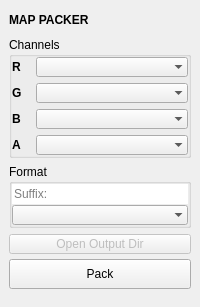
<?xml version="1.0" encoding="UTF-8"?>
<ui version="4.0">
 <class>QtUi</class>
 <widget class="QMainWindow" name="QtUi">
  <property name="enabled">
   <bool>true</bool>
  </property>
  <property name="geometry">
   <rect>
    <x>0</x>
    <y>0</y>
    <width>200</width>
    <height>307</height>
   </rect>
  </property>
  <property name="tabShape">
   <enum>QTabWidget::Triangular</enum>
  </property>
  <property name="dockNestingEnabled">
   <bool>true</bool>
  </property>
  <property name="dockOptions">
   <set>QMainWindow::AllowNestedDocks|QMainWindow::AllowTabbedDocks|QMainWindow::AnimatedDocks|QMainWindow::ForceTabbedDocks</set>
  </property>
  <widget class="QWidget" name="central_widget">
   <property name="minimumSize">
    <size>
     <width>200</width>
     <height>0</height>
    </size>
   </property>
   <layout class="QVBoxLayout" name="verticalLayout">
    <item>
     <layout class="QVBoxLayout" name="main_layout">
      <property name="spacing">
       <number>6</number>
      </property>
      <property name="sizeConstraint">
       <enum>QLayout::SetFixedSize</enum>
      </property>
      <item>
       <widget class="Header" name="header">
        <property name="minimumSize">
         <size>
          <width>0</width>
          <height>22</height>
         </size>
        </property>
        <property name="maximumSize">
         <size>
          <width>999</width>
          <height>22</height>
         </size>
        </property>
        <property name="font">
         <font>
          <weight>75</weight>
          <bold>true</bold>
         </font>
        </property>
        <property name="text">
         <string>MAP PACKER</string>
        </property>
       </widget>
      </item>
      <item>
       <widget class="QGroupBox" name="Formatting">
        <property name="title">
         <string>Channels</string>
        </property>
        <layout class="QGridLayout" name="gridLayout">
         <property name="leftMargin">
          <number>0</number>
         </property>
         <property name="topMargin">
          <number>0</number>
         </property>
         <property name="rightMargin">
          <number>0</number>
         </property>
         <property name="bottomMargin">
          <number>0</number>
         </property>
         <item row="2" column="1">
          <widget class="ComboBox" name="cmbB">
           <property name="minimumSize">
            <size>
             <width>0</width>
             <height>20</height>
            </size>
           </property>
           <property name="maximumSize">
            <size>
             <width>16777215</width>
             <height>20</height>
            </size>
           </property>
           <property name="toolTip">
            <string>&lt;html&gt;&lt;head/&gt;&lt;body&gt;&lt;p&gt;Specify the map to pack to the &lt;span style=&quot; font-weight:600;&quot;&gt;Blue Channel&lt;/span&gt;.&lt;/p&gt;&lt;/body&gt;&lt;/html&gt;</string>
           </property>
           <property name="maxVisibleItems">
            <number>30</number>
           </property>
           <property name="sizeAdjustPolicy">
            <enum>QComboBox::AdjustToContentsOnFirstShow</enum>
           </property>
           <property name="frame">
            <bool>false</bool>
           </property>
          </widget>
         </item>
         <item row="0" column="1">
          <widget class="ComboBox" name="cmbR">
           <property name="minimumSize">
            <size>
             <width>0</width>
             <height>20</height>
            </size>
           </property>
           <property name="maximumSize">
            <size>
             <width>16777215</width>
             <height>20</height>
            </size>
           </property>
           <property name="toolTip">
            <string>&lt;html&gt;&lt;head/&gt;&lt;body&gt;&lt;p&gt;Specify the map to pack to the &lt;span style=&quot; font-weight:600;&quot;&gt;Red Channel&lt;/span&gt;.&lt;/p&gt;&lt;/body&gt;&lt;/html&gt;</string>
           </property>
           <property name="maxVisibleItems">
            <number>30</number>
           </property>
           <property name="sizeAdjustPolicy">
            <enum>QComboBox::AdjustToContentsOnFirstShow</enum>
           </property>
           <property name="frame">
            <bool>false</bool>
           </property>
          </widget>
         </item>
         <item row="3" column="1">
          <widget class="ComboBox" name="cmbA">
           <property name="minimumSize">
            <size>
             <width>0</width>
             <height>20</height>
            </size>
           </property>
           <property name="maximumSize">
            <size>
             <width>16777215</width>
             <height>20</height>
            </size>
           </property>
           <property name="toolTip">
            <string>&lt;html&gt;&lt;head/&gt;&lt;body&gt;&lt;p&gt;Specify the map to pack to the &lt;span style=&quot; font-weight:600;&quot;&gt;Alpha Channel&lt;/span&gt;.&lt;/p&gt;&lt;/body&gt;&lt;/html&gt;</string>
           </property>
           <property name="maxVisibleItems">
            <number>30</number>
           </property>
           <property name="sizeAdjustPolicy">
            <enum>QComboBox::AdjustToContentsOnFirstShow</enum>
           </property>
           <property name="frame">
            <bool>false</bool>
           </property>
          </widget>
         </item>
         <item row="1" column="1">
          <widget class="ComboBox" name="cmbG">
           <property name="minimumSize">
            <size>
             <width>0</width>
             <height>20</height>
            </size>
           </property>
           <property name="maximumSize">
            <size>
             <width>16777215</width>
             <height>20</height>
            </size>
           </property>
           <property name="toolTip">
            <string>&lt;html&gt;&lt;head/&gt;&lt;body&gt;&lt;p&gt;Specify the map to pack to the &lt;span style=&quot; font-weight:600;&quot;&gt;Green Channel&lt;/span&gt;.&lt;/p&gt;&lt;/body&gt;&lt;/html&gt;</string>
           </property>
           <property name="maxVisibleItems">
            <number>30</number>
           </property>
           <property name="sizeAdjustPolicy">
            <enum>QComboBox::AdjustToContentsOnFirstShow</enum>
           </property>
           <property name="frame">
            <bool>false</bool>
           </property>
          </widget>
         </item>
         <item row="0" column="0">
          <widget class="QLabel" name="lblR">
           <property name="maximumSize">
            <size>
             <width>18</width>
             <height>16777215</height>
            </size>
           </property>
           <property name="font">
            <font>
             <weight>75</weight>
             <bold>true</bold>
            </font>
           </property>
           <property name="text">
            <string>R</string>
           </property>
          </widget>
         </item>
         <item row="1" column="0">
          <widget class="QLabel" name="lblG">
           <property name="maximumSize">
            <size>
             <width>18</width>
             <height>16777215</height>
            </size>
           </property>
           <property name="font">
            <font>
             <weight>75</weight>
             <bold>true</bold>
            </font>
           </property>
           <property name="text">
            <string>G</string>
           </property>
          </widget>
         </item>
         <item row="2" column="0">
          <widget class="QLabel" name="lblB">
           <property name="maximumSize">
            <size>
             <width>18</width>
             <height>16777215</height>
            </size>
           </property>
           <property name="font">
            <font>
             <weight>75</weight>
             <bold>true</bold>
            </font>
           </property>
           <property name="text">
            <string>B</string>
           </property>
          </widget>
         </item>
         <item row="3" column="0">
          <widget class="QLabel" name="lblA">
           <property name="maximumSize">
            <size>
             <width>18</width>
             <height>16777215</height>
            </size>
           </property>
           <property name="font">
            <font>
             <weight>75</weight>
             <bold>true</bold>
            </font>
           </property>
           <property name="text">
            <string>A</string>
           </property>
          </widget>
         </item>
        </layout>
       </widget>
      </item>
      <item>
       <widget class="QGroupBox" name="groupBox">
        <property name="title">
         <string>Format</string>
        </property>
        <layout class="QVBoxLayout" name="verticalLayout_2">
         <property name="spacing">
          <number>1</number>
         </property>
         <property name="leftMargin">
          <number>0</number>
         </property>
         <property name="topMargin">
          <number>0</number>
         </property>
         <property name="rightMargin">
          <number>0</number>
         </property>
         <property name="bottomMargin">
          <number>0</number>
         </property>
         <item>
          <widget class="LineEdit" name="txtSuffix">
           <property name="minimumSize">
            <size>
             <width>0</width>
             <height>20</height>
            </size>
           </property>
           <property name="maximumSize">
            <size>
             <width>16777215</width>
             <height>20</height>
            </size>
           </property>
           <property name="toolTip">
            <string>&lt;html&gt;&lt;head/&gt;&lt;body&gt;&lt;p&gt;Specify a suffix for the packed texture's file name.&lt;/p&gt;&lt;/body&gt;&lt;/html&gt;</string>
           </property>
           <property name="frame">
            <bool>false</bool>
           </property>
           <property name="placeholderText">
            <string>Suffix:</string>
           </property>
          </widget>
         </item>
         <item>
          <widget class="ComboBox" name="cmbFormat">
           <property name="minimumSize">
            <size>
             <width>0</width>
             <height>20</height>
            </size>
           </property>
           <property name="maximumSize">
            <size>
             <width>16777215</width>
             <height>20</height>
            </size>
           </property>
           <property name="toolTip">
            <string>&lt;html&gt;&lt;head/&gt;&lt;body&gt;&lt;p&gt;Specify the map &lt;span style=&quot; font-weight:600;&quot;&gt;output file format&lt;/span&gt;.&lt;/p&gt;&lt;/body&gt;&lt;/html&gt;</string>
           </property>
           <property name="maxVisibleItems">
            <number>30</number>
           </property>
           <property name="sizeAdjustPolicy">
            <enum>QComboBox::AdjustToContentsOnFirstShow</enum>
           </property>
           <property name="frame">
            <bool>false</bool>
           </property>
          </widget>
         </item>
        </layout>
       </widget>
      </item>
      <item>
       <layout class="QVBoxLayout" name="verticalLayout_3">
        <property name="spacing">
         <number>0</number>
        </property>
        <item>
         <widget class="QPushButton" name="b001">
          <property name="enabled">
           <bool>false</bool>
          </property>
          <property name="minimumSize">
           <size>
            <width>0</width>
            <height>20</height>
           </size>
          </property>
          <property name="maximumSize">
           <size>
            <width>16777215</width>
            <height>20</height>
           </size>
          </property>
          <property name="toolTip">
           <string>Choose the maps to pack and perform the operation.</string>
          </property>
          <property name="text">
           <string>Open Output Dir</string>
          </property>
         </widget>
        </item>
        <item>
         <widget class="QPushButton" name="b000">
          <property name="enabled">
           <bool>true</bool>
          </property>
          <property name="minimumSize">
           <size>
            <width>0</width>
            <height>30</height>
           </size>
          </property>
          <property name="maximumSize">
           <size>
            <width>16777215</width>
            <height>20</height>
           </size>
          </property>
          <property name="toolTip">
           <string>Choose the maps to pack and perform the operation.</string>
          </property>
          <property name="text">
           <string>Pack</string>
          </property>
         </widget>
        </item>
       </layout>
      </item>
      <item>
       <spacer name="verticalSpacer">
        <property name="orientation">
         <enum>Qt::Vertical</enum>
        </property>
        <property name="sizeHint" stdset="0">
         <size>
          <width>0</width>
          <height>10</height>
         </size>
        </property>
       </spacer>
      </item>
     </layout>
    </item>
   </layout>
  </widget>
 </widget>
 <customwidgets>
  <customwidget>
   <class>Header</class>
   <extends>QLabel</extends>
   <header>uitk.widgets.header.Header.h</header>
  </customwidget>
  <customwidget>
   <class>ComboBox</class>
   <extends>QComboBox</extends>
   <header>uitk.widgets.comboBox.ComboBox.h</header>
  </customwidget>
  <customwidget>
   <class>LineEdit</class>
   <extends>QLineEdit</extends>
   <header>widgets.lineedit.h</header>
  </customwidget>
 </customwidgets>
 <resources/>
 <connections/>
 <designerdata>
  <property name="gridDeltaX">
   <number>5</number>
  </property>
  <property name="gridDeltaY">
   <number>5</number>
  </property>
  <property name="gridSnapX">
   <bool>true</bool>
  </property>
  <property name="gridSnapY">
   <bool>true</bool>
  </property>
  <property name="gridVisible">
   <bool>true</bool>
  </property>
 </designerdata>
</ui>
